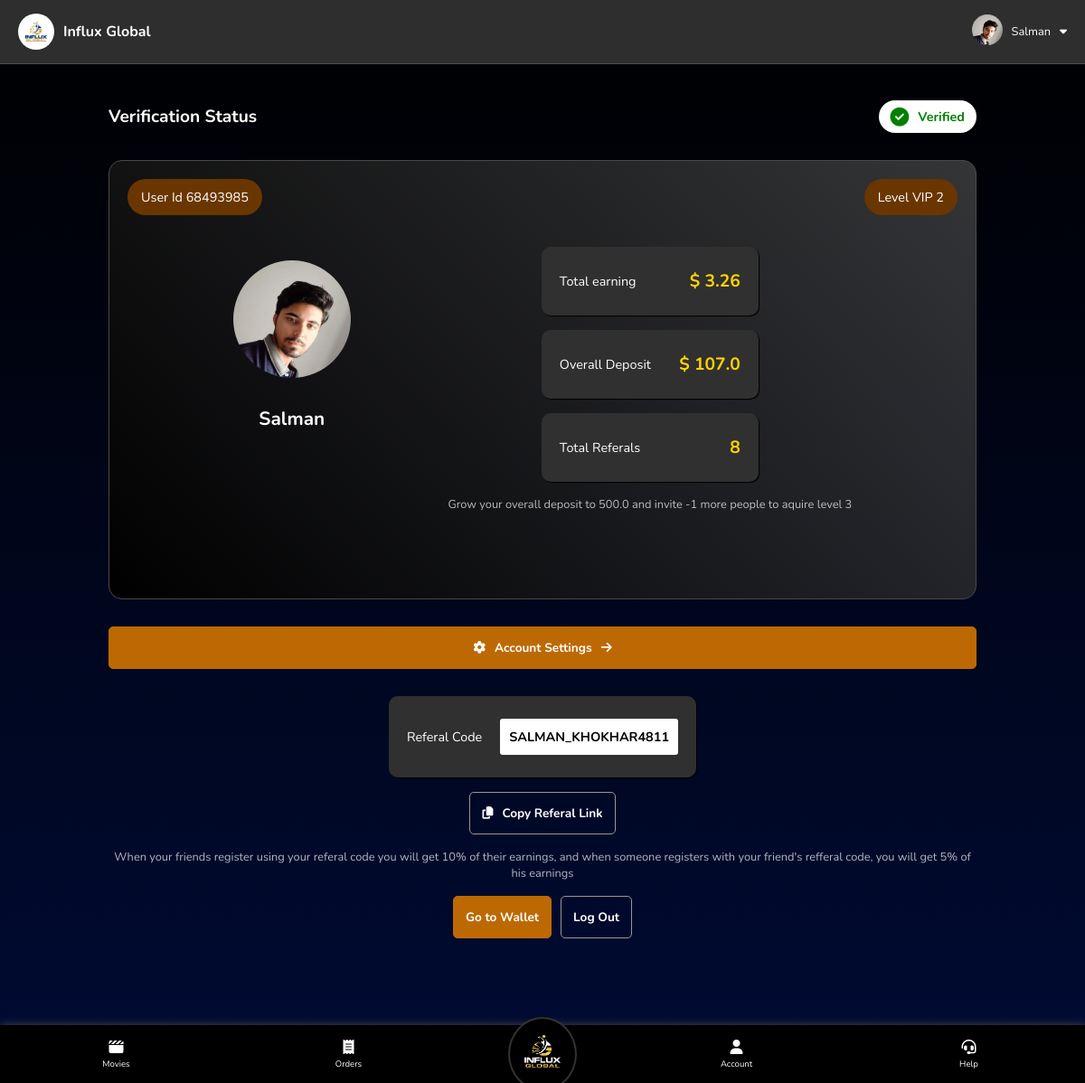
The app's page /user/account (signed in) with its own data.
### backend.py (models this page shows)
class users(db.Model):
    user_id = db.Column(db.String(50), primary_key=True, nullable=False)
    name = db.Column(db.String(50), nullable=False, unique=False)
    email = db.Column(db.String, nullable=True, unique=False)
    phone = db.Column(db.String(50), nullable=False, unique=True)
    password = db.Column(db.String(50), nullable=False, unique=False)
    country = db.Column(db.String(20), nullable=False, unique=False)
    account_status = db.Column(db.String(20), nullable=True, unique=False)
    selfReferalCode = db.Column(db.String(50), nullable=False, unique=True)
    joiningReferalCode = db.Column(db.String(50), nullable=False, unique=False)
    level = db.Column(db.Integer, nullable=False, unique=False)
    purchased_tickets = db.Column(db.String, nullable=True, unique=False)
    payment_requests = db.Column(db.String, nullable=True, unique=False)
    overall_referals = db.Column(db.Integer, nullable=False, unique=False)
    overall_deposit = db.Column(db.Float, nullable=False, unique=False)
    wallet_balance = db.Column(db.Float, nullable=False, unique=False)
    experience_money = db.Column(db.Float, nullable=True, unique=False)
    overall_earning = db.Column(db.Float, nullable=False, unique=False)
    today_earning = db.Column(db.Float, nullable=False, unique=False)
    monthly_earning = db.Column(db.Float, nullable=False, unique=False)

### backend.py (the view)
@app.route("/user/account", methods=["GET"])
def user_account():
    if request.method == "GET":
        if "user" in session:
            user_id = session["user"]
            selected_user = users.query.filter_by(user_id = user_id).first()
            if selected_user:
                level_upgrade_string = generate_level_upgrade_string(selected_user.level, selected_user.overall_referals)
                return render_template("user/account.html", user=selected_user, level_upgrade_string=level_upgrade_string, currentPagespanText="Account", round=round, get_dpImg_src=get_dpImg_src)
            else:
                session.pop("user")
                return redirect("/")
        else:
            return redirect("/")

### backend.py (called while the page is built)
def generate_level_upgrade_string(user_level:int, user_current_referals:int):
    selected_level = levels.query.filter_by(level_number = user_level).first()
    next_level = levels.query.filter_by(level_number = (user_level+1)).first()
    if user_level > 0 and user_level < 7:
        return f"Grow your overall deposit to {next_level.minimum_overall_deposit} and invite {next_level.minimum_overall_invitation - user_current_referals} more people to aquire level {next_level.level_number}"
    elif user_level == 0:
        return f"Make your first deposit of {next_level.minimum_overall_deposit} to aquire level {next_level.level_number}"
    elif user_level == 7:
        return "You have the highest level on Influx Global"
    else:
        return "Invalid Level"

@app.route("/get-dp-img-src/<string:user_id>", methods=["GET"])
def get_dpImg_src(user_id):
    user_dp_folder = os.path.join(app.config['UPLOAD_FOLDER'], "dp", user_id)
    if os.path.exists(user_dp_folder):
        dp_filename = os.listdir(user_dp_folder)[0]
        img_src = "/" + os.path.join(user_dp_folder, dp_filename)
        return img_src
    else:
        return False

### templates/user/account.html (shortened to what this page needs)
{% extends 'user/home.html' %}
{% block main %}
<div class="container" id="accountContainer">
    <div id="verificationBox" class="v-box-{{user.account_status}}">
        <span class="title">Verification Status</span>
        <span class="btnWithIcon verStatus">
            <span>{{user.account_status}}</span>
        </span>
    </div>
    <div id="profileContainer">
        <div class="profileSection">
            <span class="userId infoBlock">User Id {{user.user_id}}</span>
            <div class="profilePicWrapper" id="profilePicWrapper">
                {% if get_dpImg_src(user.user_id) %}
                <img class="dpImg" src="{{get_dpImg_src(user.user_id)}}" alt="DP">
                {% else %}
                <i class="fa-solid fa-user" style="color: #ffffff;"></i>
                <i class="fa-solid fa-camera"></i>
                {% endif %}
            </div>
            <span class="name">{{user.name}}</span>
        </div>
        <div class="levelSection">
            <span class="level infoBlock">Level VIP {{user.level}}</span>
            <span class="amountBlock">Total earning <strong>&dollar; {{ round(user.overall_earning, 2) }}</strong></span>
            <span class="amountBlock">Overall Deposit <strong>&dollar; {{ round(user.overall_deposit, 2) }}</strong></span>
            <span class="amountBlock">Total Referals <strong>{{user.overall_referals}}</strong></span>
            <p>{{level_upgrade_string}}</p>
        </div>
    </div>
    <a href="/user/account_settings" class="btn btnNormal btnWithIcon">
        <i class="fa-solid fa-gear"></i>
        <span>Account Settings</span>
        <i class="fa-solid fa-arrow-right"></i>
    </a>
    <div class="referalCodeWrapper levelSection">
        <span class="amountBlock">
            Referal Code <div class="rCode">{{user.selfReferalCode}}</div>
        </span>
        <button id="refLinKCopyBtn" class="btn btnTrans btnWithIcon">
            <i class="fa-solid fa-copy"></i>
            <span id="refLinKCopyBtnSpan">Copy Referal Link</span>
        </button>
        <p>When your friends register using your referal code you will get 10% of their earnings, and when someone registers with your friend's refferal code, you will get 5% of his earnings</p>
        <div id="bottombtnsContainer">
            <a href="/user/wallet" class="btn btnNormal">Go to Wallet</a>
            <a href="/logout/{{user.user_id}}" class="btn btnTrans">Log Out</a>
        </div>
    </div>
</div>
{% endblock main %}

### templates/user/home.html (shortened to what this page needs)
<!doctype html>
<html lang="en">
<head>
    <link rel="stylesheet" href="/static/css/comman.css">
    <link rel="stylesheet" href="/static/css/user/style.css">
</head>
<body>
    <div id="topBar">
        <div class="block" style="padding: 5px 10px;">
            <span class="btnWithIcon">
                <img src="/static/img/favicons/apple-touch-icon.png" alt="logo" class="topBarLogo">
                <span style="font-weight: bold;">Influx Global</span>
            </span>
        </div>
        <div class="block" style="font-size: 0.8rem; cursor: pointer;">
            <span class="btnWithIcon topBarSpan" id="profileSpan">
                <div class="dpImgWrapper">
                    {% if get_dpImg_src(user.user_id) %}
                    <img class="dpImg" src="{{get_dpImg_src(user.user_id)}}" alt="DP">
                    {% else %}
                    <i class="fa-solid fa-user" style="color: #ffffff;"></i>
                    {% endif %}
                </div>
                <span>{{user.name}}</span>
                <i class="fa-solid fa-caret-down"></i>
            </span>
        </div>
    </div>
    {% block main %}{% endblock main %}
    {% block nav %}
    <nav>
        <a href="/user" class="navlink navlinkWithIcon">
            <i class="fa-solid fa-clapperboard"></i>
            <span>Movies</span>
        </a>
        <a href="/user/orders" class="navlink navlinkWithIcon">
            <i class="fa-solid fa-receipt"></i>
            <span>Orders</span>
        </a>
        <a href="/userhome" id="navLogoLink">
            <img id="navLogo" src="{{ url_for('static', filename='img/logos/Png/Influx-global-logo-Final-Files-04.png') }}" alt="">
        </a>
        <a href="/user/account" class="navlink navlinkWithIcon">
            <i class="fa-solid fa-user"></i>
            <span>Account</span>
        </a>
        <a href="/user/help" class="navlink navlinkWithIcon">
            <i class="fa-solid fa-headset"></i>
            <span>Help</span>
        </a>
    </nav>
    {% endblock nav %}
</body>
</html>

### static/css/comman.css (style rules this page uses)
* { padding: 0px; margin: 0px; color: white; font-family: 'Nunito', sans-serif; }
html { scroll-behavior: smooth; }
a.btn { text-decoration: none; }
a.navlink { text-decoration: none; }
.btn, .navlink { font-size: 0.85rem; }
.btn { background: none; border: none; padding: 13px; border-radius: 5px; font-weight: bold; text-align: center; }
.btnWithIcon { display: flex; align-items: center; justify-content: center; column-gap: 10px; }
.btn.btnNormal { background-color: #bd6903; border: 1px solid #bd6903; }
.btn.btnTrans { background: none; border: 1px solid rgb(151, 151, 151); }

### static/css/user/style.css (style rules this page uses)
body { background: linear-gradient(180deg, black, transparent); background-color: #000b34; min-height: 100vh; }
nav { display: flex; justify-content: space-around; align-items: center; background-color: #001118; background-color: black; position: fixed; width: 100vw; bottom: 0px; z-index: 1; height: 4.5rem; box-shadow: 1px 1px 10px #565656; }
#navLogoLink { background-color: black; border-radius: 100%; border: 2px solid #323232; margin: 0px 4%; }
#navLogo { width: 6vw; width: 5.5rem; }
.navlink { font-size: 1rem; }
.navlink.navlinkWithIcon { display: flex; flex-direction: column; justify-content: center; align-items: center; row-gap: 4px; height: 100%; width: 100%; height: 100%; }
.navlink.navlinkWithIcon i { font-size: 2vw; font-size: 1rem; }
.container { padding-top: 5vh; padding-bottom: 20vh; padding-right: 10vw; padding-left: 10vw; }
#topBar { display: flex; justify-content: space-between; align-items: center; border-bottom: 1px solid #ffffff26; position: sticky; top: 0px; backdrop-filter: blur(54px); background-color: #2e2e2e; z-index: 1; padding: 10px; }
#topBar .dpImg { width: 34px; border-radius: 100%; }
.topBarLogo { width: 40px; border-radius: 87%; }
#profileSpan { padding: 5px 10px; }
@media screen and (max-width: 1431px) { nav { height: 4rem; justify-content: normal; } }
@media screen and (max-width: 1431px) { .navlink { font-size: 0.6rem; } }
@media screen and (max-width: 1431px) { .navlink.navlinkWithIcon { width: 100%; } }
@media screen and (max-width: 1431px) { .navlink.navlinkWithIcon i { font-size: 1rem; } }
@media screen and (max-width: 1431px) { #navLogo { width: 4.5rem; } }

### records on screen
users: user_id (picture), name "Salman", account_status "Verified", user_id "68493985", level "2", overall_earning "3.26", overall_deposit "107.0", overall_referals "8", selfReferalCode "SALMAN_KHOKHAR4811"

### other values on screen
{{ level_upgrade_string }} "Grow your overall deposit to 500.0 and invite -1 more people to aquire level 3"
